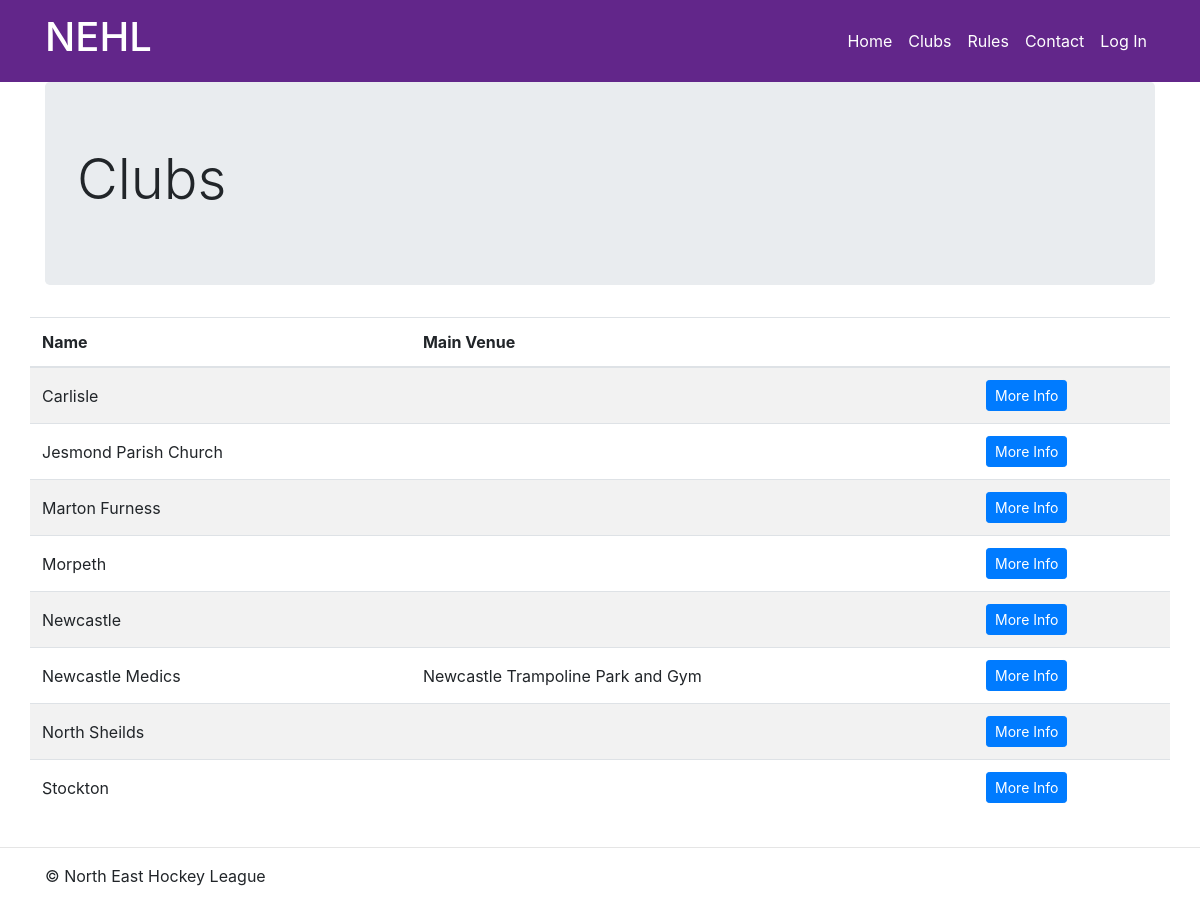
Page /clubs/ on the committed database.
### clubs/models.py (models this page shows, shortened)
class Club(models.Model):
    name = models.CharField(max_length=30)
    short_name = models.CharField(max_length=6, null=True)
    primary_colour = models.CharField(max_length=7)
    secondary_colour = models.CharField(max_length=7)
    venues = models.ManyToManyField('fixtures.Venue',
                                    through='fixtures.VenueUseType')
    main_venue = models.ForeignKey('fixtures.Venue',
                                   on_delete=models.SET_NULL,
                                   related_name='main_club',
                                   null=True)
    management = models.ManyToManyField('Member',
                                        related_name='management_position',
                                        through='ClubManagementPosition')

### fixtures/models.py (models this page shows, shortened)
class Venue(models.Model):
    name = models.CharField(max_length=50)
    street_name = models.CharField(max_length=50, default='')
    postcode = models.CharField(max_length=10)

### clubs/views.py (the view)
# urls.py: path('', views.index, name='index'),
def index(request):
    clubs = Club.objects.order_by("name").all()
    return render(request, 'clubs/index.html', {'clubs': clubs})

### clubs/templates/clubs/index.html
{% extends 'nehlwebsite/base.html' %}
{% load static %}
{% block css %}
    <link rel="stylesheet" type="text/css" href="{% static 'clubs/style.css' %}">
{% endblock %}
{% block content %}
    <div class="container">
        <div class="jumbotron">
              <h1 class="display-4">Clubs</h1>
        </div>
        <div class="row">
            <table class="table table-striped">
                <thead>
                <tr>
                    <th scope="col">Name</th>
                    <th scope="col">Main Venue</th>
                    <th scope="col"></th>
                </tr>
                </thead>
                <tbody>
                {% for club in clubs %}
                <tr>
                    <td>{{ club.name }}</td>
                    <td>{{ club.main_venue.name }}</td>
                    <td>
                        <a class="btn btn-primary btn-sm" href="{% url 'clubs:detail' club.id %}" role="button">More Info</a>
                    </td>
                </tr>
                {% endfor %}
                </tbody>
            </table>
        </div>
    </div>
{% endblock %}

### rows in the picture
Club: name "Carlisle"
Club: name "Jesmond Parish Church"
Club: name "Marton Furness"
Club: name "Morpeth"
Club: name "Newcastle"
Club: name "Newcastle Medics", main_venue.name "Newcastle Trampoline Park and Gym"
Club: name "North Sheilds"
Club: name "Stockton"
